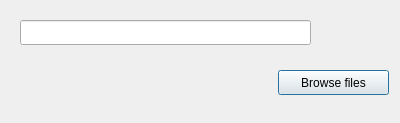
<?xml version="1.0" encoding="UTF-8"?>
<ui version="4.0">
 <class>Dialog</class>
 <widget class="QDialog" name="Dialog">
  <property name="geometry">
   <rect>
    <x>0</x>
    <y>0</y>
    <width>400</width>
    <height>123</height>
   </rect>
  </property>
  <property name="windowTitle">
   <string>Dialog</string>
  </property>
  <widget class="QLineEdit" name="filename">
   <property name="geometry">
    <rect>
     <x>20</x>
     <y>20</y>
     <width>291</width>
     <height>25</height>
    </rect>
   </property>
  </widget>
  <widget class="QPushButton" name="browse">
   <property name="geometry">
    <rect>
     <x>278</x>
     <y>70</y>
     <width>111</width>
     <height>25</height>
    </rect>
   </property>
   <property name="text">
    <string>Browse files</string>
   </property>
  </widget>
 </widget>
 <resources/>
 <connections/>
</ui>
